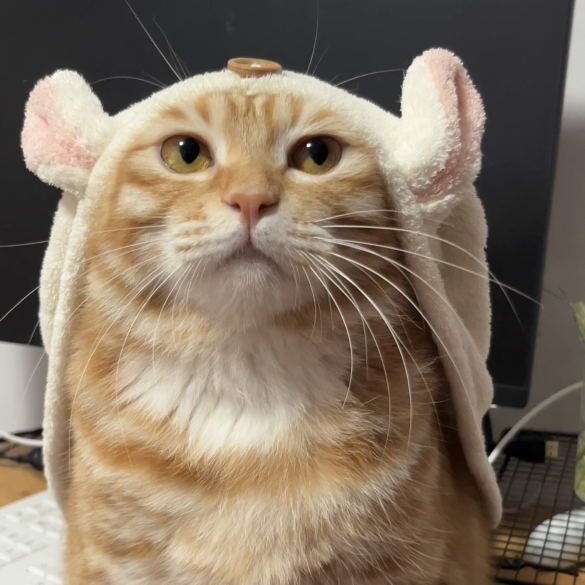
#> input picture fatcat.jpg, 1169 x 1169 px (shown at 1/2 size)
$ python main_randomshift.py
#> lines starting #> are read from the running program, lines starting #| are printed output that depends on the picture
### src/util.py
import cv2
import matplotlib.pyplot as plt
import numpy as np
import struct

# [19 lines left out: functions read_rgbimg, show_rgbimg, not called in this run]

def read_img(src):
	"""
		读取一个路径为 src 的灰度图像，并将其转为多维数组
		:param src: 图像路径
		:return: 灰度图像二维数组
	"""
#> called with src = '../fatcat.jpg'
	return cv2.imread(src,cv2.IMREAD_GRAYSCALE)
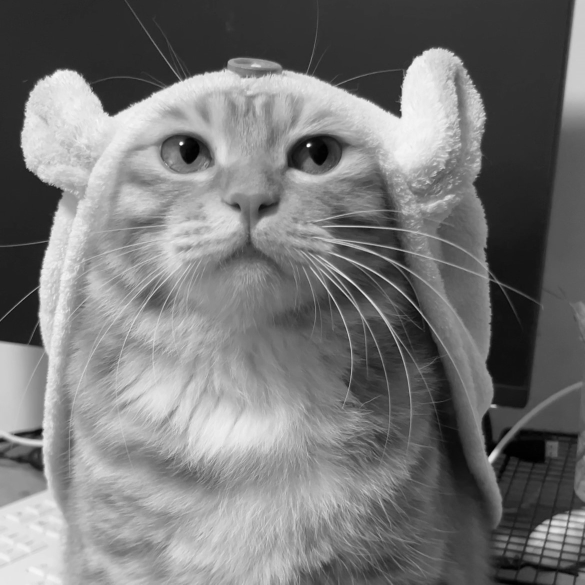
#> returned value: shape (1169, 1169) (shown at 1/2 size); min 0, max 255, mean 119

def show_img(img,title=""):
	"""
	展示一个灰度图像
	:param img: 灰度图像所对应的多维数组
	:param title: 图片标题
	:return: 无
	"""
	plt.imshow(img,cmap='gray')
	plt.axis("off")
	plt.title(title)
	plt.show()

def to_storage(img):
	"""
	将 img 转化为外存形式
	:param img: 待转换的图像数组
	:return:
	"""
	img = img.astype(np.float32)
	len1, len2 = img.shape[0], img.shape[1]
	storage = np.zeros((2 * len1, 2 * len2)).astype(np.uint8)
	for i in range(len1):
		for j in range(len2):
			bytes_value = [byte for byte in struct.pack('<f', img[i][j])]
			storage[2 * i][2 * j] = bytes_value[0]
			storage[2 * i][2 * j + 1] = bytes_value[1]
			storage[2 * i + 1][2 * j] = bytes_value[2]
			storage[2 * i + 1][2 * j + 1] = bytes_value[3]
	return storage.astype(np.uint8)

def save_secret(img,path):
	"""
	将某个加密后的图像以图片形式进行存储，所有密文图像矩阵的元素都应该是 float32 类型
	:param img: 二维图像矩阵
	:param path: 存储路径和文件名，必须使用 png 图像
	:return: 无
	"""
	cv2.imwrite(path,to_storage(img))

def to_memory(img):
	"""
	将 img 转换为内存形式
	:param img: 待转换的图像数组
	:return:
	"""
	len1, len2 = img.shape[0] // 2, img.shape[1] // 2
	result = np.zeros((len1, len2)).astype(np.float32)
	for i in range(len1):
		for j in range(len2):
			result[i][j] = struct.unpack('<f', bytes(
				[img[2 * i][2 * j], img[2 * i][2 * j + 1], img[2 * i + 1][2 * j], img[2 * i + 1][2 * j + 1]]))[0]
	return result.astype(np.float32)

def load_secret(path,transfer=True):
	"""
	将外存中存储的密文图片经过转换加载到内存
	:param path: 图像路径
	:return: 加载后的图像矩阵
	"""
	img = cv2.imread(path,cv2.IMREAD_GRAYSCALE)
	if(transfer):
		return to_memory(img)
	else:
		return img

def get_chaos(size,upper_bound=1000,seed=0):
	"""
	以 seed 为随机数种子，获取 size 组混沌随机数，每组 2 个
	:param size: 随机数组数
	:param upper_bound: 生成随机数的范围，[0,upperbound)
	:param seed: 随机数种子
	:return: 生成的随机数
	"""
	if(seed):
		np.random.seed(seed)
	a = np.zeros(size)
	b = np.zeros(size)
	a[0] = np.random.rand() * 2 * np.pi
	b[0] = np.random.rand() * 2 * np.pi
	k_val = np.random.rand()
	for i in range(1,size):
		a[i] = (a[i - 1] + b[i - 1]) % (2. * np.pi)
		b[i] = (b[i - 1] + k_val * np.sin(a[i - 1] + b[i - 1])) % (2. * np.pi)
	return (a / (2 * np.pi) * upper_bound).astype(np.int64),(b / (2 * np.pi) * upper_bound).astype(np.int64)

### src/img_transform.py
import scipy.fft
import numpy as np

def dct_img(img):
	"""
	对图像进行二维离散余弦变换
	:param img: 表示待变换的图像的二维数组
	:return: 变换后图像的二维数组
	"""
	size = img.shape[0] * img.shape[1]
#> size = 1366561
	return scipy.fft.dct(scipy.fft.dct(img, type=2, norm='ortho', axis=0), type=2, norm='ortho', axis=1) / 1024 / np.sqrt(size) + 0.5

def idct_img(img_dct):
	"""
	对图像进行二维离散余弦逆变换
	:param img_dct: 表示待逆变换的图像的二维数组
	:return: 逆变换后图像的二维数组
	"""
	size = img_dct.shape[0] * img_dct.shape[1]
	return scipy.fft.idct(scipy.fft.idct((img_dct - 0.5) * 1024 * np.sqrt(size),type=2,norm='ortho',axis=1),type=2,norm='ortho',axis=0)

# [55 lines left out: functions arnold_trans, arnold_detrans, not called in this run]

def randomshift_trans(img,a,b,c,d):
	"""
	对图像进行随机置乱变换
	:param img: 表示待变换的图像的二维数组
	:param a: 行随机置乱变换参数
	:param b: 行随机置乱变换参数
	:param c: 列随机置乱变换参数
	:param d: 列随机置乱变换参数
	:return: 变换后图像的二维数组
	"""
	if (len(img.shape) != 2):
		raise ValueError("img received must be 2d-array")
	if((len(a) != len(b)) | (len(c) != len(d))):
		raise ValueError("bad shape for parameters a,b,c,d")
	n1,n2 = img.shape[0],img.shape[1]
	new_img = np.zeros((n1, n2))
	row_refl = np.arange(n1)
	col_refl = np.arange(n2)
	for x in range(len(a)):
		row_refl[a[x]],row_refl[b[x]] = row_refl[b[x]],row_refl[a[x]]
	for y in range(len(c)):
		col_refl[c[y]],col_refl[d[y]] = col_refl[d[y]],col_refl[c[y]]
	for x in range(n1):
		new_x = row_refl[x]
		for y in range(n2):
			new_y = col_refl[y]
			new_img[new_x][new_y] = img[x][y]
	return new_img

def randomshift_detrans(img,a,b,c,d):
	"""
		对图像进行随机置乱逆变换
		:param img: 表示待逆变换的图像的二维数组
		:param a: 行随机置乱逆变换参数
		:param b: 行随机置乱逆变换参数
		:param c: 列随机置乱逆变换参数
		:param d: 列随机置乱逆变换参数
		:return: 逆变换后图像的二维数组
		"""
	if (len(img.shape) != 2):
		raise ValueError("img received must be 2d-array")
	if((len(a) != len(b)) | (len(c) != len(d))):
		raise ValueError("bad shape for parameters a,b,c,d")
	n1,n2 = img.shape[0],img.shape[1]
	new_img = np.zeros((n1, n2))
	row_refl = np.arange(n1)
	col_refl = np.arange(n2)
	for y in range(len(c)):
		col_refl[c[-y-1]],col_refl[d[-y-1]] = col_refl[d[-y-1]],col_refl[c[-y-1]]
	for x in range(len(a)):
		row_refl[a[-x-1]],row_refl[b[-x-1]] = row_refl[b[-x-1]],row_refl[a[-x-1]]
	for x in range(n1):
		new_x = row_refl[x]
		for y in range(n2):
			new_y = col_refl[y]
			new_img[new_x][new_y] = img[x][y]
	return new_img

### src/main_randomshift.py
import src.img_transform as img_transform
import src.util as util
import numpy as np

if __name__ == '__main__':
	# ============================================================
	# 加解密功能测试
	# ============================================================
	# 读取 1:1 标量图图像
	img = util.read_img("../fatcat.jpg")
	util.show_img(img,"原图像") # 展示该图像

	# 对图像进行离散余弦变换
	dct_img = img_transform.dct_img(img)
	util.show_img(dct_img,"离散余弦变换后图像")

	# 获取 4 组随机数
	n1,n2 = 3915,3916
	a,b = util.get_chaos(n1,img.shape[0],114)
	c,d = util.get_chaos(n2,img.shape[1],514)

	# 根据伪随机数，对 dct 后的图像进行随机置乱加密
	secreted_img = img_transform.randomshift_trans(dct_img,a,b,c,d)
	util.show_img(secreted_img,"加密后图像")

	# 根据伪随机数，对加密后的图象进行解密（随机置乱逆变换以及 idct）
	dearnold_img = img_transform.randomshift_detrans(secreted_img,a,b,c,d) # 随机置乱逆变换
	solved_img = img_transform.idct_img(dearnold_img) # idct
	util.show_img(solved_img,"解密后的图像")

	util.save_secret(secreted_img,"secret.png") # 以图像形式存储密文图片
#> after the loop in to_storage, `for i in range(len1):`:
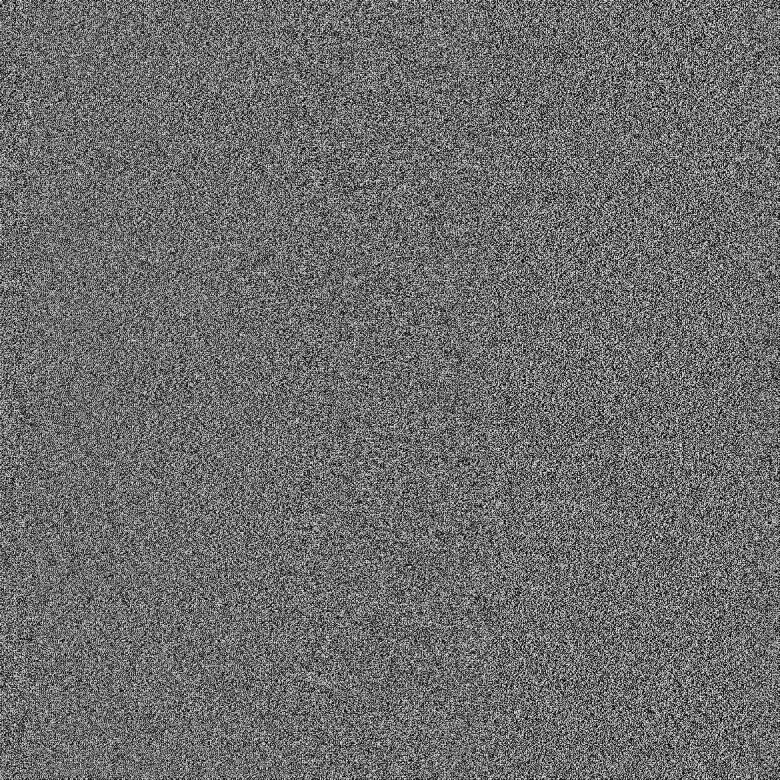
#> storage: shape (2338, 2338) (shown at 1/3 size); min 0, max 255, mean 108.2

	# ============================================================
	# 鲁棒性测试
	# ============================================================
	# 从存储中加载图片
	img = util.load_secret("secret.png",False)
	util.show_img(img,"外存形式的图片")

	# 对该图片加入干扰
	len1, len2 = img.shape[0], img.shape[1]
#> len1 = 2338; len2 = 2338
	for _ in range(100):
		x = int(np.random.rand() * len1)
		y = int(np.random.rand() * len2)
		img[x][y] = np.uint8(np.random.rand() * 256)
#> img: shape (2338, 2338)
	util.show_img(img,"外存形式干扰后的图片")

	# 转化为内存形式
	img = util.to_memory(img)
	util.show_img(img,"内存形式干扰后的图片")

	# 初步去除非法的像素点
	for x in range(img.shape[0]):
		for y in range(img.shape[1]):
			if((str(img[x][y]) == 'nan') | (img[x][y] < 0.5-255/512) | (img[x][y] > 0.5+255/512)):
				img[x][y] = 0.5
#> img: shape (1169, 1169) float32
	util.show_img(img,"去除部分错误点后的图片")

	util.show_img(img_transform.idct_img(img_transform.randomshift_detrans(img, a, b, c,d)),"攻击后还原的图像")
#> in idct_img (call 2), `return scipy.fft.idct(scipy.fft.idct((img_dct - 0.5) * 1024 * np.sqrt(..`:
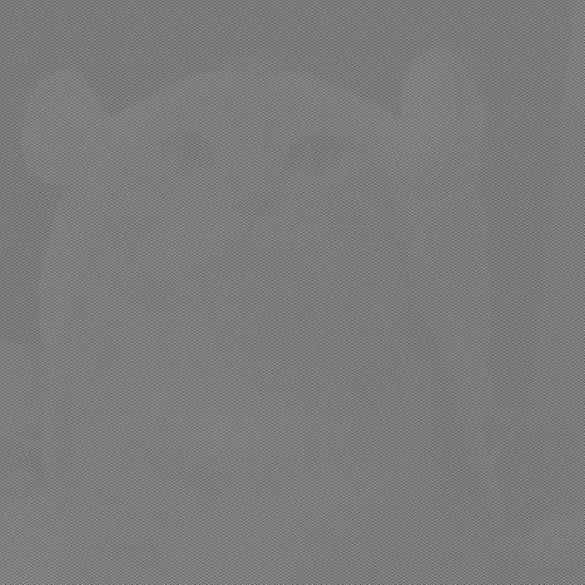
#> returned value: shape (1169, 1169) float64 (shown at 1/2 size); min -4561.9, max 5040.5, mean 119; drawn with min black and max white
